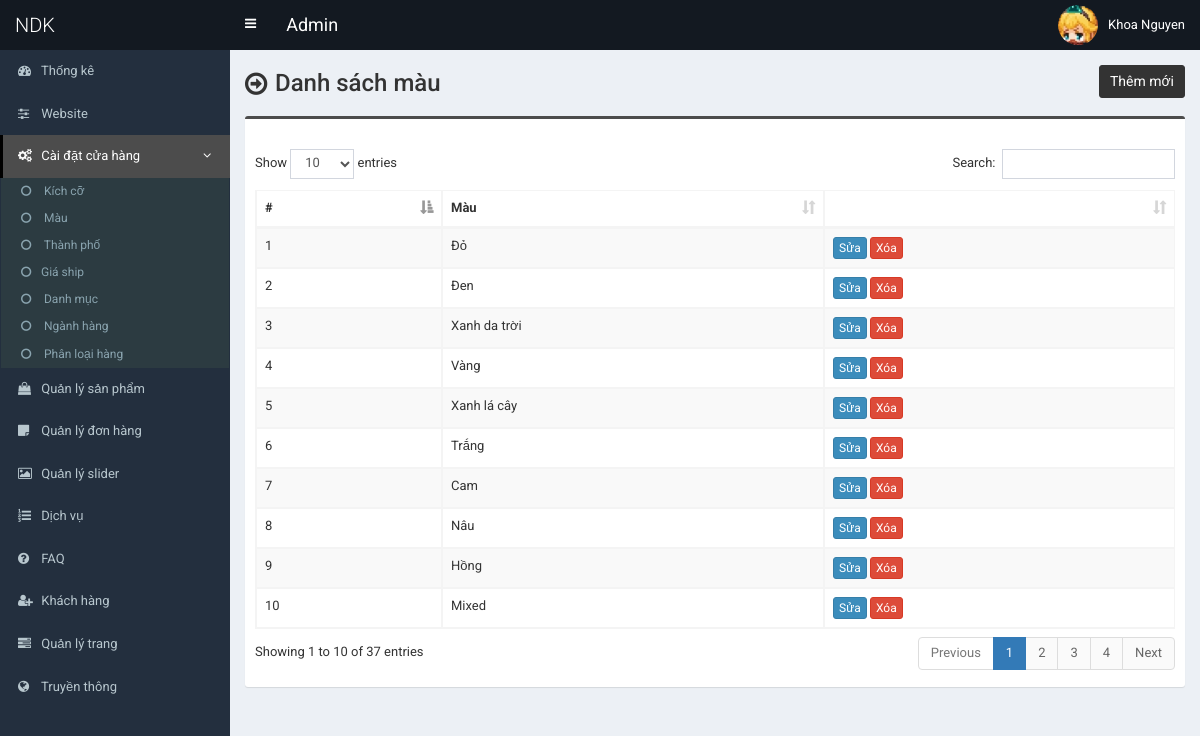
The page /admin/color.php (signed in) on the database its author committed.
### tables this page shows
CREATE TABLE `tbl_color` (
  `color_id` int(11) NOT NULL,
  `color_name` varchar(255) NOT NULL
);

### admin/color.php (the view, shortened to what this page needs)
<?php require_once('header.php'); ?>
<section class="content-header">
	<div class="content-header-left">
		<h1>Danh sách màu</h1>
	</div>
	<div class="content-header-right">
		<a href="color-add.php" class="btn btn-primary btn-sm">Thêm mới</a>
	</div>
</section>
<section class="content">
  <div class="row">
    <div class="col-md-12">
      <div class="box box-info">
        <div class="box-body table-responsive">
          <table id="example1" class="table table-bordered table-hover table-striped">
			<thead>
			    <tr>
			        <th>#</th>
			        <th>Màu</th>
			        <th></th>
			    </tr>
			</thead>
            <tbody>
            	<?php
            	$i=0;
            	$statement = $pdo->prepare("SELECT * FROM tbl_color ORDER BY color_id ASC");
            	$statement->execute();
            	$result = $statement->fetchAll(PDO::FETCH_ASSOC);
            	foreach ($result as $row) {
            		$i++;
            		?>
					<tr>
	                    <td><?php echo $i; ?></td>
	                    <td><?php echo $row['color_name']; ?></td>
	                    <td>
	                        <a href="color-edit.php?id=<?php echo $row['color_id']; ?>" class="btn btn-primary btn-xs">Sửa</a>
	                        <a href="#" class="btn btn-danger btn-xs" data-href="color-delete.php?id=<?php echo $row['color_id']; ?>" data-toggle="modal" data-target="#confirm-delete">Xóa</a>
	                    </td>
	                </tr>
            		<?php
            	}
            	?>
            </tbody>
          </table>
        </div>
      </div>
</section>
<?php require_once('footer.php'); ?>

### admin/style.css (style rules this page uses)
body { font-size: 13px; font-family: "Roboto", sans-serif; }
.content-header > h1, .content-header .content-header-left h1 { font-family: "Roboto", sans-serif; }
.box-info { padding-top: 20px; }
.content-header { overflow: hidden; }
.content-header .content-header-left { float: left; padding-top: 5px; }
.content-header .content-header-right { float: right; }
.content-header .content-header-left h1 { margin-top: 0; margin-bottom: 0; padding-left: 30px; padding-bottom: 5px; font-size: 24px; position: relative; }
.content-header .content-header-left h1:before { position: absolute; top: 0; left: 0; font-family: "FontAwesome", sans-serif; font-size: 26px; content: "\f18e"; }
.content-header .content-header-right a { position: relative; font-size: 14px; }
.box.box-info { border-top-color: #4c4c4c; }
.content-header .content-header-right a { background-color: #333333; border-color: #333333; }

### rows shown on the page
tbl_color: color_name "Đỏ"
tbl_color: color_name "Đen"
tbl_color: color_name "Xanh da trời"
tbl_color: color_name "Vàng"
tbl_color: color_name "Xanh lá cây"
tbl_color: color_name "Trắng"
tbl_color: color_name "Cam"
tbl_color: color_name "Nâu"
tbl_color: color_name "Hồng"
tbl_color: color_name "Mixed"

### other values the page prints
$_SESSION['user']['full_name'] "Khoa Nguyen"
